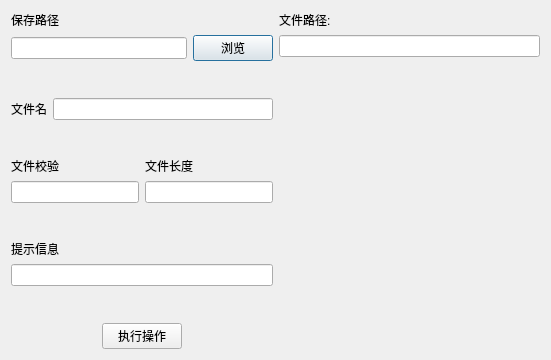
<?xml version="1.0" encoding="UTF-8"?>
<ui version="4.0">
 <class>Dialog</class>
 <widget class="QDialog" name="Dialog">
  <property name="geometry">
   <rect>
    <x>0</x>
    <y>0</y>
    <width>551</width>
    <height>360</height>
   </rect>
  </property>
  <property name="windowTitle">
   <string>文件助手</string>
  </property>
  <layout class="QHBoxLayout" name="horizontalLayout">
   <item>
    <layout class="QVBoxLayout" name="verticalLayout">
     <item>
      <widget class="QLabel" name="label_2">
       <property name="text">
        <string>保存路径</string>
       </property>
      </widget>
     </item>
     <item>
      <layout class="QHBoxLayout" name="hl_path">
       <item>
        <widget class="QLineEdit" name="le_save_path"/>
       </item>
       <item>
        <widget class="QPushButton" name="pb_path_browser">
         <property name="text">
          <string>浏览</string>
         </property>
        </widget>
       </item>
      </layout>
     </item>
     <item>
      <spacer name="verticalSpacer">
       <property name="orientation">
        <enum>Qt::Vertical</enum>
       </property>
       <property name="sizeHint" stdset="0">
        <size>
         <width>20</width>
         <height>40</height>
        </size>
       </property>
      </spacer>
     </item>
     <item>
      <layout class="QHBoxLayout" name="horizontalLayout_3">
       <item>
        <widget class="QLabel" name="label_3">
         <property name="text">
          <string>文件名</string>
         </property>
        </widget>
       </item>
       <item>
        <widget class="QLineEdit" name="le_filename"/>
       </item>
      </layout>
     </item>
     <item>
      <spacer name="verticalSpacer_2">
       <property name="orientation">
        <enum>Qt::Vertical</enum>
       </property>
       <property name="sizeHint" stdset="0">
        <size>
         <width>20</width>
         <height>40</height>
        </size>
       </property>
      </spacer>
     </item>
     <item>
      <layout class="QGridLayout" name="gridLayout">
       <item row="0" column="0">
        <widget class="QLabel" name="label_4">
         <property name="text">
          <string>文件校验</string>
         </property>
        </widget>
       </item>
       <item row="1" column="0">
        <widget class="QLineEdit" name="le_crc">
         <property name="readOnly">
          <bool>true</bool>
         </property>
        </widget>
       </item>
       <item row="1" column="1">
        <widget class="QLineEdit" name="le_file_len">
         <property name="readOnly">
          <bool>true</bool>
         </property>
        </widget>
       </item>
       <item row="0" column="1">
        <widget class="QLabel" name="label_5">
         <property name="text">
          <string>文件长度</string>
         </property>
        </widget>
       </item>
      </layout>
     </item>
     <item>
      <spacer name="verticalSpacer_3">
       <property name="orientation">
        <enum>Qt::Vertical</enum>
       </property>
       <property name="sizeHint" stdset="0">
        <size>
         <width>20</width>
         <height>40</height>
        </size>
       </property>
      </spacer>
     </item>
     <item>
      <widget class="QLabel" name="label_6">
       <property name="text">
        <string>提示信息</string>
       </property>
      </widget>
     </item>
     <item>
      <widget class="QLineEdit" name="le_info"/>
     </item>
     <item>
      <spacer name="verticalSpacer_4">
       <property name="orientation">
        <enum>Qt::Vertical</enum>
       </property>
       <property name="sizeHint" stdset="0">
        <size>
         <width>20</width>
         <height>40</height>
        </size>
       </property>
      </spacer>
     </item>
     <item>
      <layout class="QHBoxLayout" name="hl_pb_exec">
       <item>
        <spacer name="horizontalSpacer">
         <property name="orientation">
          <enum>Qt::Horizontal</enum>
         </property>
         <property name="sizeHint" stdset="0">
          <size>
           <width>40</width>
           <height>20</height>
          </size>
         </property>
        </spacer>
       </item>
       <item>
        <widget class="QPushButton" name="pb_exec">
         <property name="text">
          <string>执行操作</string>
         </property>
        </widget>
       </item>
       <item>
        <spacer name="horizontalSpacer_2">
         <property name="orientation">
          <enum>Qt::Horizontal</enum>
         </property>
         <property name="sizeHint" stdset="0">
          <size>
           <width>40</width>
           <height>20</height>
          </size>
         </property>
        </spacer>
       </item>
      </layout>
     </item>
    </layout>
   </item>
   <item>
    <layout class="QVBoxLayout" name="verticalLayout_drop">
     <item>
      <widget class="QLabel" name="label">
       <property name="text">
        <string>文件路径:</string>
       </property>
      </widget>
     </item>
     <item>
      <widget class="QLineEdit" name="le_filepath"/>
     </item>
     <item>
      <spacer name="verticalSpacer_5">
       <property name="orientation">
        <enum>Qt::Vertical</enum>
       </property>
       <property name="sizeHint" stdset="0">
        <size>
         <width>20</width>
         <height>40</height>
        </size>
       </property>
      </spacer>
     </item>
    </layout>
   </item>
  </layout>
 </widget>
 <resources/>
 <connections/>
</ui>
